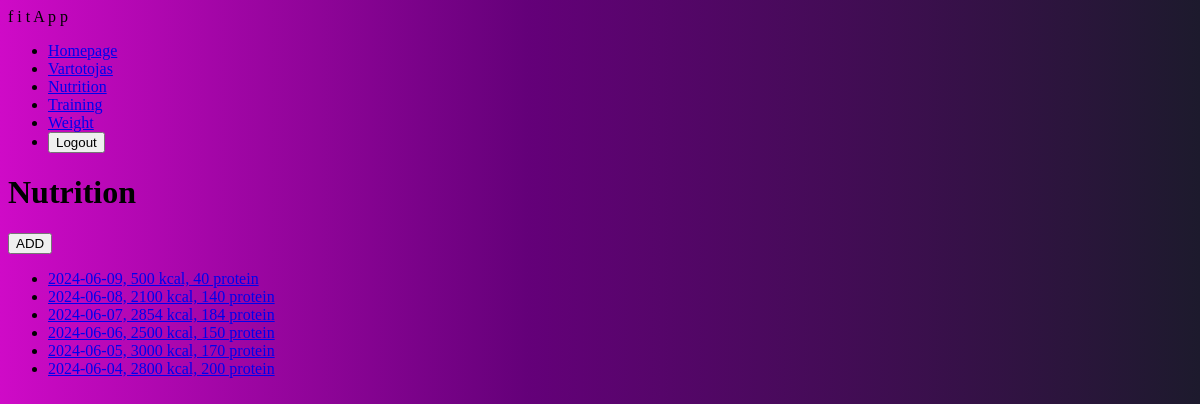
The page /fitness/nutrition/ (signed in) on the database as committed earlier.
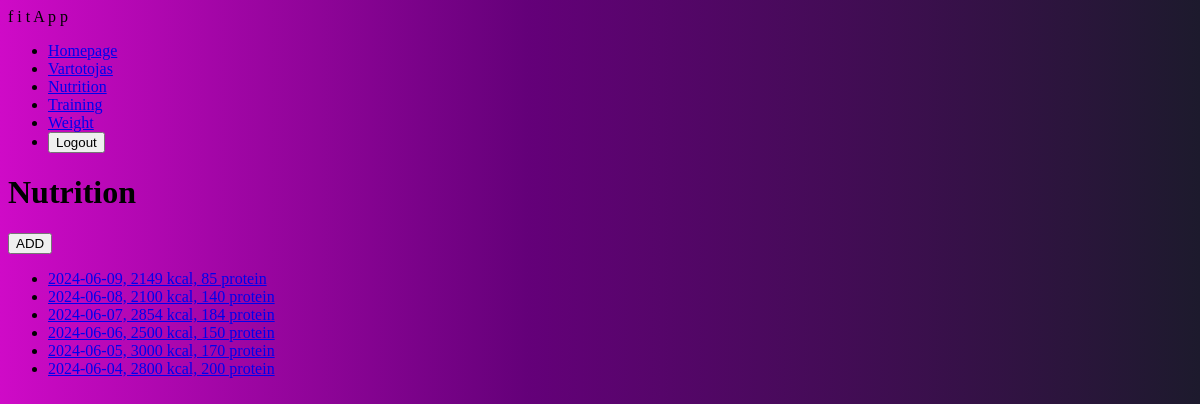
The same page on the database as committed later.
### fitness/models.py (models this page shows, shortened)
class DayOfEating(models.Model):
    date = models.DateField('Date', default=date.today)
    kcal = models.IntegerField('Calories', blank=True, null=True)
    protein = models.IntegerField('Protein', blank=True, null=True)
    athlete = models.ForeignKey(User, on_delete=models.SET_NULL, null=True, blank=True)
    class Meta:
        verbose_name = 'Day of eating'
        verbose_name_plural = 'Days of eating'
    def __repr__(self):
        return f"{self.date}, {self.kcal} kcal, {self.protein} protein"

### fitness/views.py (the view)
# urls.py: path('nutrition/', views.DaysOfEatingListView.as_view(), name='nutrition'),
class DaysOfEatingListView(LoginRequiredMixin, ListView):
    model = DayOfEating
    template_name = 'days_of_eating.html'
    def get_queryset(self):
        return DayOfEating.objects.filter(athlete=self.request.user).order_by('-date')

### templates/days_of_eating.html
{% extends "base.html" %}
{% block content %}
    <h1>Nutrition</h1>
     <a href="{% url 'nutrition-add' %}"><button>ADD</button></a>
    {% if dayofeating_list %}
    <ul>
        {% for day in dayofeating_list %}
            <li id="days">
            <a  href="{% url 'nutrition-details' day.pk %}">{{ day|stringformat:'r' }} </a>
            </li>
        {% endfor %}
    </ul>
    {% else %}
      <p>You have not recorded your nutrition yet.</p>
    {% endif %}
{% endblock %}

Rows that differ between the two databases and show on the page:
changed DayOfEating: date+kcal+protein "2024-06-09, 500 kcal, 40 protein" → "2024-06-09, 2149 kcal, 85 protein"
